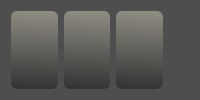
     <widget class="QWidget" name="altKisim" native="true">
      <property name="minimumSize">
       <size>
        <width>0</width>
        <height>70</height>
       </size>
      </property>
      <property name="maximumSize">
       <size>
        <width>16777215</width>
        <height>500</height>
       </size>
      </property>
      <property name="styleSheet">
       <string notr="true">background-color: rgb(78, 78, 78);</string>
      </property>
      <layout class="QHBoxLayout" name="horizontalLayout_3">
       <item>
        <widget class="QFrame" name="altSolFrame">
         <property name="styleSheet">
          <string notr="true">border-radius:6px;
background-color: qlineargradient(spread:pad, x1:0.532801, y1:0.0113636, x2:0.507, y2:0.994, stop:0 rgba(142, 139, 130, 255), stop:1 rgba(52, 52, 52, 255));
color: rgb(211, 215, 207);</string>
         </property>
         <property name="frameShape">
          <enum>QFrame::StyledPanel</enum>
         </property>
         <property name="frameShadow">
          <enum>QFrame::Raised</enum>
         </property>
         <widget class="QLabel" name="muhimmatLabel">
          <property name="geometry">
           <rect>
            <x>70</x>
            <y>16</y>
            <width>121</width>
            <height>21</height>
           </rect>
          </property>
          <property name="font">
           <font>
            <pointsize>15</pointsize>
            <weight>75</weight>
            <bold>true</bold>
           </font>
          </property>
          <property name="styleSheet">
           <string notr="true">background-color:none;</string>
          </property>
          <property name="text">
           <string>MÜHİMMAT</string>
          </property>
         </widget>
         <widget class="QLineEdit" name="muhimmatLineEdit">
          <property name="geometry">
           <rect>
            <x>220</x>
            <y>10</y>
            <width>113</width>
            <height>31</height>
           </rect>
          </property>
          <property name="font">
           <font>
            <pointsize>10</pointsize>
            <weight>75</weight>
            <bold>true</bold>
           </font>
          </property>
          <property name="text">
           <string>N/A</string>
          </property>
          <property name="alignment">
           <set>Qt::AlignCenter</set>
          </property>
         </widget>
        </widget>
       </item>
       <item>
        <widget class="QFrame" name="altOrtaFrame">
         <property name="styleSheet">
          <string notr="true">border-radius:6px;
background-color: qlineargradient(spread:pad, x1:0.532801, y1:0.0113636, x2:0.507, y2:0.994, stop:0 rgba(142, 139, 130, 255), stop:1 rgba(52, 52, 52, 255));
color: rgb(211, 215, 207);</string>
         </property>
         <property name="frameShape">
          <enum>QFrame::StyledPanel</enum>
         </property>
         <property name="frameShadow">
          <enum>QFrame::Raised</enum>
         </property>
         <widget class="QLabel" name="BataryaLabel">
          <property name="geometry">
           <rect>
            <x>70</x>
            <y>10</y>
            <width>101</width>
            <height>31</height>
           </rect>
          </property>
          <property name="font">
           <font>
            <pointsize>15</pointsize>
            <weight>75</weight>
            <bold>true</bold>
           </font>
          </property>
          <property name="styleSheet">
           <string notr="true">background-color:none;</string>
          </property>
          <property name="text">
           <string>BATARYA</string>
          </property>
         </widget>
         <widget class="QLineEdit" name="bataryaLineEdit">
          <property name="geometry">
           <rect>
            <x>200</x>
            <y>10</y>
            <width>121</width>
            <height>31</height>
           </rect>
          </property>
          <property name="font">
           <font>
            <pointsize>10</pointsize>
            <weight>75</weight>
            <bold>true</bold>
           </font>
          </property>
          <property name="styleSheet">
           <string notr="true"/>
          </property>
          <property name="text">
           <string>             N/A</string>
          </property>
         </widget>
        </widget>
       </item>
       <item>
        <widget class="QFrame" name="altSagFrame">
         <property name="styleSheet">
          <string notr="true">border-radius:6px;
background-color: qlineargradient(spread:pad, x1:0.532801, y1:0.0113636, x2:0.507, y2:0.994, stop:0 rgba(142, 139, 130, 255), stop:1 rgba(52, 52, 52, 255));
color: rgb(211, 215, 207);</string>
         </property>
         <property name="frameShape">
          <enum>QFrame::StyledPanel</enum>
         </property>
         <property name="frameShadow">
          <enum>QFrame::Raised</enum>
         </property>
         <widget class="QLabel" name="ModLabel">
          <property name="geometry">
           <rect>
            <x>90</x>
            <y>10</y>
            <width>67</width>
            <height>31</height>
           </rect>
          </property>
          <property name="font">
           <font>
            <pointsize>15</pointsize>
            <weight>75</weight>
            <bold>true</bold>
           </font>
          </property>
          <property name="styleSheet">
           <string notr="true">background-color:none;</string>
          </property>
          <property name="text">
           <string>MOD</string>
          </property>
         </widget>
         <widget class="QLineEdit" name="ModLineEdit">
          <property name="geometry">
           <rect>
            <x>180</x>
            <y>10</y>
            <width>161</width>
            <height>31</height>
           </rect>
          </property>
          <property name="font">
           <font>
            <pointsize>10</pointsize>
            <weight>75</weight>
            <bold>true</bold>
           </font>
          </property>
          <property name="text">
           <string>N/A</string>
          </property>
          <property name="alignment">
           <set>Qt::AlignCenter</set>
          </property>
         </widget>
        </widget>
       </item>
       <item alignment="Qt::AlignBottom">
        <widget class="QFrame" name="size_grip">
         <property name="minimumSize">
          <size>
           <width>20</width>
           <height>20</height>
          </size>
         </property>
         <property name="maximumSize">
          <size>
           <width>20</width>
           <height>20</height>
          </size>
         </property>
         <property name="styleSheet">
          <string notr="true">border:none;</string>
         </property>
         <property name="frameShape">
          <enum>QFrame::StyledPanel</enum>
         </property>
         <property name="frameShadow">
          <enum>QFrame::Raised</enum>
         </property>
        </widget>
       </item>
      </layout>
     </widget>
